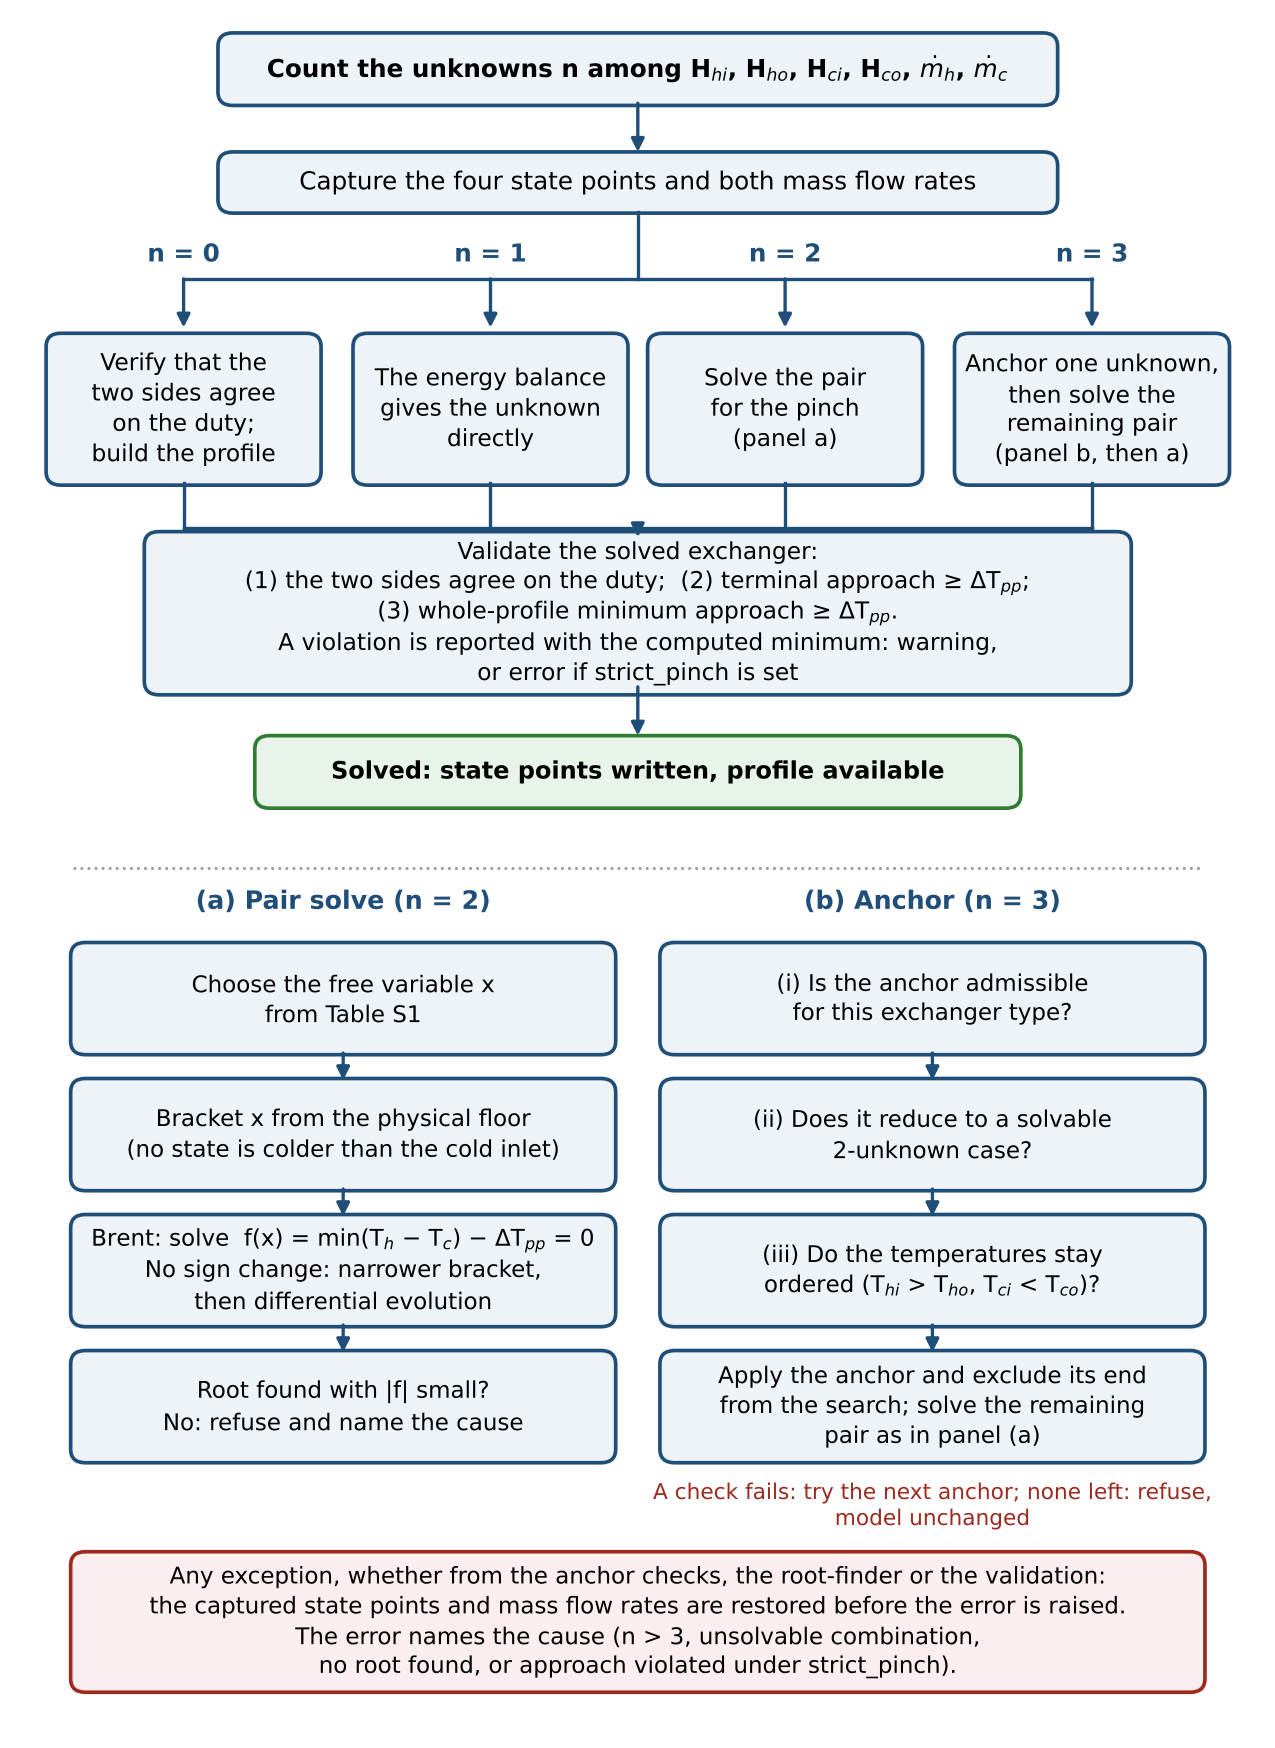

This chart was generated by the following Python code:
import matplotlib
matplotlib.use('Agg')
import matplotlib.pyplot as plt
from matplotlib.patches import FancyBboxPatch, FancyArrowPatch
plt.rcParams['font.family']='DejaVu Sans'
fig,ax=plt.subplots(figsize=(6.6,9.2)); ax.set_xlim(0,100); ax.set_ylim(0,150); ax.axis('off')
B='#1f4e79'; R='#9c2a1f'; G='#2e7d32'; FILL='#eef3f8'
def box(x,y,w,h,t,fc=FILL,ec=B,fs=7.4,bold=False):
    ax.add_patch(FancyBboxPatch((x-w/2,y-h/2),w,h,boxstyle='round,pad=0.2,rounding_size=1.2',fc=fc,ec=ec,lw=1.1))
    ax.text(x,y,t,ha='center',va='center',fontsize=fs,fontweight='bold' if bold else 'normal',linespacing=1.3)
def arr(x1,y1,x2,y2,c=B,ls='-'):
    ax.add_patch(FancyArrowPatch((x1,y1),(x2,y2),arrowstyle='-|>',mutation_scale=8,lw=1.0,color=c,ls=ls,shrinkA=0,shrinkB=0))
def lab(x,y,t,fs=7.4,c=B,b=True): ax.text(x,y,t,ha='center',va='center',fontsize=fs,color=c,fontweight='bold' if b else 'normal')
box(50,146,68,6,'Count the unknowns n among H$_{hi}$, H$_{ho}$, H$_{ci}$, H$_{co}$, $\\dot{m}_h$, $\\dot{m}_c$',bold=True)
box(50,136,68,5,'Capture the four state points and both mass flow rates')
arr(50,143,50,138.7)
xs=[13,38,62,87]; ttl=['n = 0','n = 1','n = 2','n = 3']
txt=['Verify that the\ntwo sides agree\non the duty;\nbuild the profile','The energy balance\ngives the unknown\ndirectly','Solve the pair\nfor the pinch\n(panel a)','Anchor one unknown,\nthen solve the\nremaining pair\n(panel b, then a)']
ax.plot([13,87],[127.5,127.5],color=B,lw=1); arr(50,133.3,50,127.5) if False else ax.plot([50,50],[133.4,127.5],color=B,lw=1)
for x,t,tx in zip(xs,ttl,txt):
    arr(x,127.5,x,123.2); lab(x,125.6,t) if False else None
    ax.text(x+0.0,129.6,t,ha='center',va='center',fontsize=7.4,color=B,fontweight='bold')
    box(x,116,22,13,tx,fs=7.0)
box(50,98,80,14,'Validate the solved exchanger:\n(1) the two sides agree on the duty;  (2) terminal approach ≥ ΔT$_{pp}$;\n(3) whole-profile minimum approach ≥ ΔT$_{pp}$.\nA violation is reported with the computed minimum: warning,\nor error if strict_pinch is set',fs=7.0)
for x in xs: ax.plot([x,x],[109.5,105.5],color=B,lw=1)
ax.plot([13,87],[105.5,105.5],color=B,lw=1); arr(50,105.5,50,104.7)
box(50,84,62,6,'Solved: state points written, profile available',fc='#e8f3ea',ec=G,bold=True,fs=7.2)
arr(50,91.5,50,87.2)
# panels
ax.plot([4,96],[75.5,75.5],color='#999999',lw=0.8,ls=':')
lab(26,72.5,'(a) Pair solve (n = 2)',fs=7.6)
lab(74,72.5,'(b) Anchor (n = 3)',fs=7.6)
ya=[64,52,40,28]
ta=['Choose the free variable x\nfrom Table S1','Bracket x from the physical floor\n(no state is colder than the cold inlet)','Brent: solve  f(x) = min(T$_h$ − T$_c$) − ΔT$_{pp}$ = 0\nNo sign change: narrower bracket,\nthen differential evolution','Root found with |f| small?\nNo: refuse and name the cause']
for y,t in zip(ya,ta): box(26,y,44,9.5,t,fs=6.9)
for i in range(3): arr(26,ya[i]-4.8,26,ya[i+1]+4.8)
tb=['(i) Is the anchor admissible\nfor this exchanger type?','(ii) Does it reduce to a solvable\n2-unknown case?','(iii) Do the temperatures stay\nordered (T$_{hi}$ > T$_{ho}$, T$_{ci}$ < T$_{co}$)?','Apply the anchor and exclude its end\nfrom the search; solve the remaining\npair as in panel (a)']
for y,t in zip(ya,tb): box(74,y,44,9.5,t,fs=6.9)
for i in range(3): arr(74,ya[i]-4.8,74,ya[i+1]+4.8)
lab(74,19.2,'A check fails: try the next anchor; none left: refuse,\nmodel unchanged',fs=6.5,c=R,b=False)
box(50,9,92,12,'Any exception, whether from the anchor checks, the root-finder or the validation:\nthe captured state points and mass flow rates are restored before the error is raised.\nThe error names the cause (n > 3, unsolvable combination,\nno root found, or approach violated under strict_pinch).',fc='#fbeeee',ec=R,fs=6.9)
plt.savefig('flow.png',dpi=240,bbox_inches='tight',facecolor='white'); print('ok')
